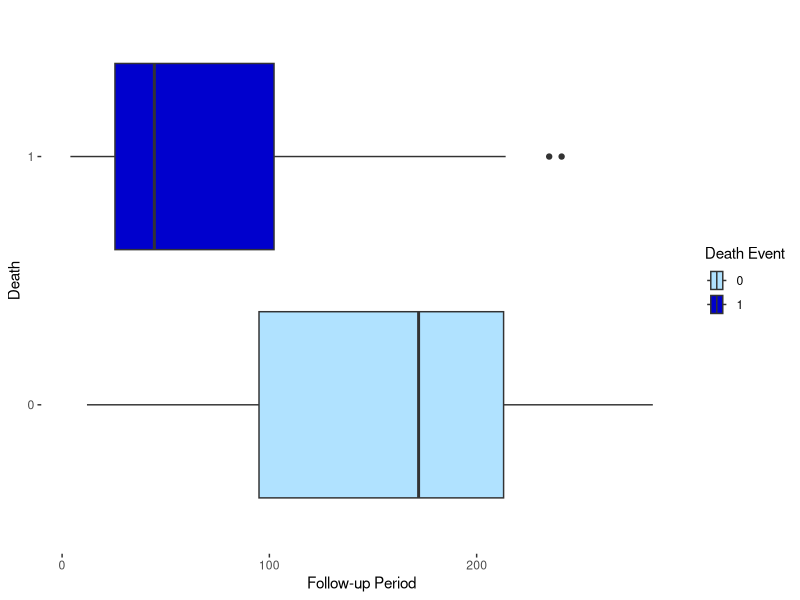
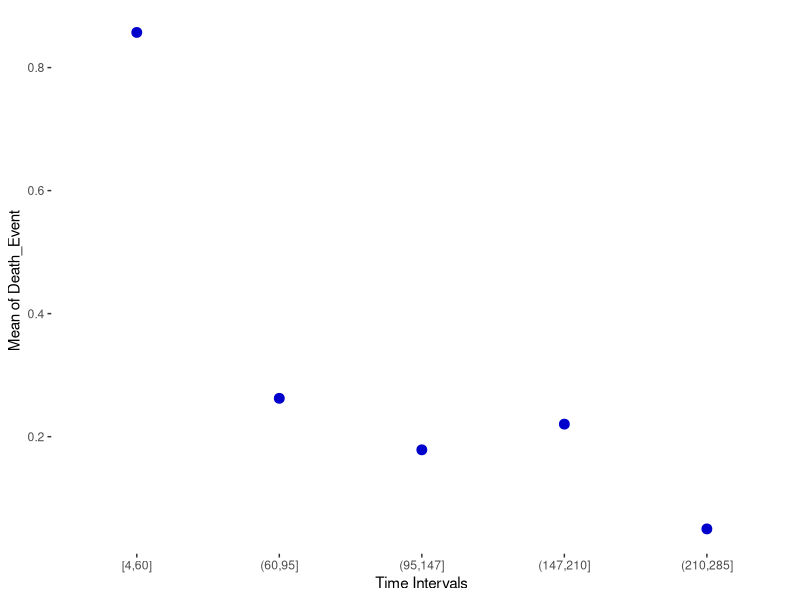
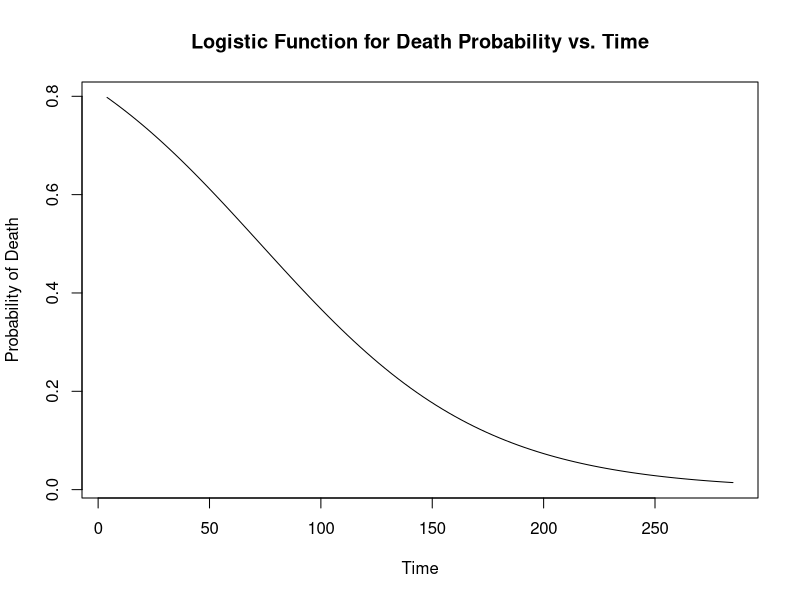
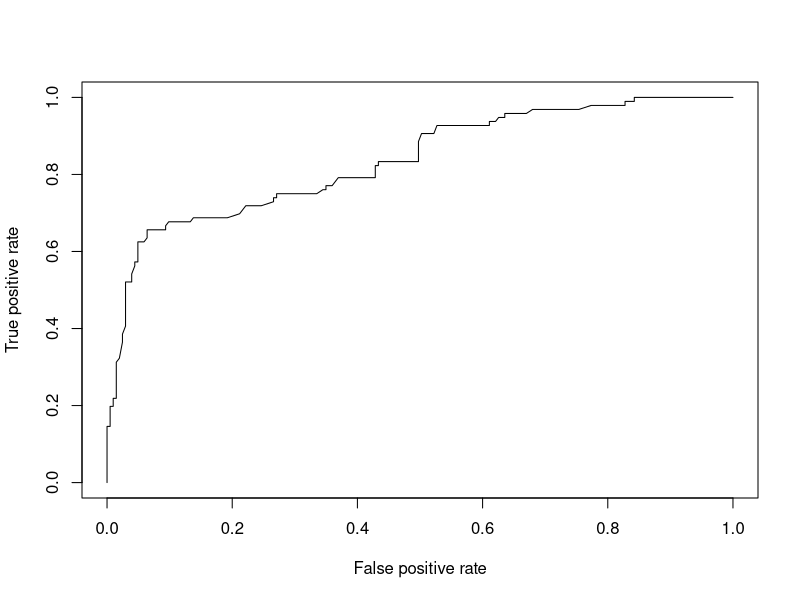
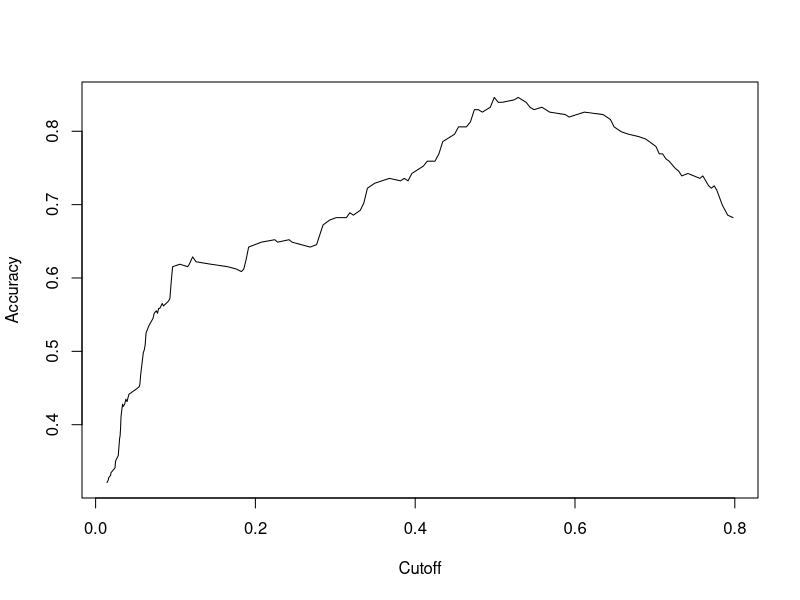
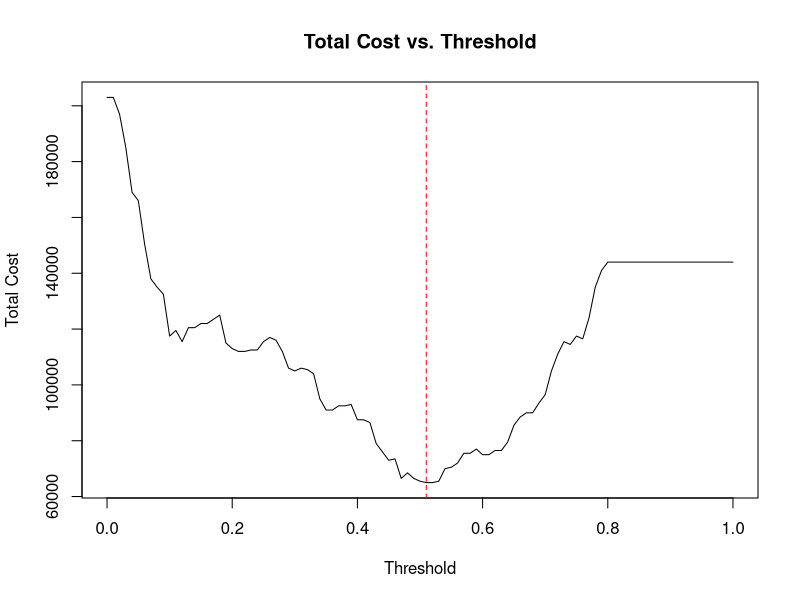

The R script that drew these images, in order:
# 3.1.
# Load necessary libraries
library(readxl)

# Load the data
heart_failure <- read_excel("Problem 3 - heart_failure_clinical_records_dataset.xlsx", col_names=TRUE)

# View the original column names
print(colnames(heart_failure))

# Change the column names
colnames(heart_failure) <- c("Age", "Anaemia", "Creatinine_Phosphokinase", "Diabetes", 
                             "Ejection_Fraction", "High_Blood_Pressure", "Platelets", 
                             "Serum_Creatinine", "Serum_Sodium", "Sex", "Smoking", 
                             "Time", "Death_Event")

# View the new column names
print(colnames(heart_failure))

head(heart_failure)


# Checking for missing values
missing_count <- sum(is.na(heart_failure))
missing_count

# Defining the categorical variables as factors
binary_variables <- c("Anaemia", "High_Blood_Pressure", "Diabetes", "Sex", "Smoking")
heart_failure[binary_variables] <- lapply(heart_failure[binary_variables], as.factor)

# Defining the continuous variables in the dataset
continuous_vars <- c("Age", "Creatinine_Phosphokinase", "Ejection_Fraction", "Platelets", "Serum_Creatinine", "Serum_Sodium", "Time")

# Function to determine significance (stars)
get_significance_stars <- function(p_value) {
    if (p_value < 0.001) {
      return("***")
    } else if (p_value < 0.01) {
      return("**")
    } else if (p_value < 0.05) {
      return("*")
    } else {
      return("")
    }
  }

# Initialize a data frame to store results
results <- data.frame(Variable = character(), Beta = numeric(), P_Value = numeric(), Significance = character(), R_squared = numeric(), stringsAsFactors = FALSE)

# Loop over each continuous variable to fit linear regression models
for (var in continuous_vars) {
  # Create the formula for the linear regression model
  formula <- as.formula(paste("Death_Event ~", var))
  
  # Fit the linear regression model
  model <- lm(formula, data = heart_failure)
  
  # Extract the summary of the model
  summary_model <- summary(model)
  
  # Extract the beta coefficient and p-value for the variable
  beta <- summary_model$coefficients[2, "Estimate"]
  p_value <- summary_model$coefficients[2, "Pr(>|t|)"]
  
  # R squared value for each model
  r_squared<-summary_model$r.squared
  
  # Determine significance stars
  significance <- get_significance_stars(p_value)
  
  # Append the results to the data frame
  results <- rbind(results, data.frame(Variable = var, Beta = beta, P_Value = p_value, Significance = significance, R_squared = r_squared, stringsAsFactors = FALSE))
}

# Display the results
print(results)
# The variable with significant p-values are Age, Ejection_Fraction, Serum_Creatinine, Serum_Sodium and Time.
# Since "Time" has the highest R_squared value, it is the best characteristic that describes the target variable "Death_Event".

# 3.2.
# Boxplot of Time
library(ggplot2)
ggplot(heart_failure, aes(x = Time, y = as.factor(Death_Event), fill = as.factor(Death_Event))) +
  geom_boxplot() +
  scale_fill_manual(values = c("0" = "#B0E2FF", "1" = "#0000CD")) +  labs(x = "Follow-up Period", y = "Death", fill = "Death Event")+
  theme(
    panel.background = element_rect(fill = "white"),
    plot.background = element_rect(fill = "white"),
    panel.grid.major = element_line(color = "white"),
    panel.grid.minor = element_line(color = "white"),
    legend.background = element_rect(fill = "white")
  )

# 3.3.
# To access the values in the Time variable
summary(heart_failure$Time)

# To see the percentage of values in each quartile
with(heart_failure, quantile(Time, probs = seq(0, 1, 0.2)))

# Spliting the time variable with the obtained values
breaks_time <- c(4, 60, 95, 147, 210, 285) # Cuts or breaks the variable Time

heart_failure$time_category <- with(heart_failure, cut(Time, breaks = breaks_time, include.lowest = T)) # Break the Time by categories between the values from breaks_time
summary(heart_failure$time_category)          

# Mean of Death_Event in each time interval bin
values_proportion <- with(heart_failure, tapply(Death_Event, time_category, mean)) # Proportion in each class
values_categories <- levels(heart_failure$time_category)

values <- data.frame(values_categories, values_proportion)
values$values_categories_ordered <- factor(values$values_categories, levels = values$values_categories)
ggplot(values, aes(x = values_categories_ordered, y = values_proportion)) +
  geom_point(size = 3, color = "#0000CD") +
  labs(x = "Time Intervals", y = "Mean of Death_Event") +
  theme(
    panel.background = element_rect(fill = "white"),
    plot.background = element_rect(fill = "white"),
    panel.grid.major = element_line(color = "white"),
    panel.grid.minor = element_line(color = "white"),
    legend.background = element_rect(fill = "white")
  )
# The point from the first time bin is the highest since more people die at the beginning of the follow-up days.
# However, as the days go by we see a decrease in the proportion of people dying. Thus, implying that people tend to live more as time goes by.

# 3.4.
# Automatically
logistic_function <- Death_Event ~ Time
logistic_model <- glm(logistic_function, binomial, heart_failure)
# A interceção representa o log das probabilidades quando todas as variáveis independentes são iguais a zero.
# Relativamente aos coeficientes, os parâmetros estimados do modelo de regressão logística mostram como as variáveis independentes e dependentes se relacionam entre si.
p_logistic2 <- fitted(logistic_model)
summary(logistic_model)

# Plot the Logistic Funtion
# Fit logistic regression model
logistic_model <- glm(Death_Event ~ Time, family = binomial, data = heart_failure)

# Get coefficients
beta_0 <- coef(logistic_model)[1]
beta_1 <- coef(logistic_model)[2]

# Define logistic function
logistic_function <- function(x) {
  p <- exp(beta_0 + beta_1 * x) / (1 + exp(beta_0 + beta_1 * x))
  return(p)
}

# Create sequence of x values for plotting
x_values <- seq(min(heart_failure$Time), max(heart_failure$Time), length.out = 100)

# Calculate corresponding y values using logistic function
y_values <- logistic_function(x_values)

# Plot logistic function
plot(x_values, y_values, type = "l", 
     xlab = "Time", ylab = "Probability of Death", 
     main = "Logistic Function for Death Probability vs. Time")

# 3.5.
# 3.5.1.
null_model <- glm(Death_Event ~ 1, binomial, heart_failure)
anova(null_model, logistic_model, test = "Chisq")
# H0: the null model is similar to the logistic model
# vs
# H1: the logistic model is better than the null model
# We reject H0, so the logistic model is better than the null model.

# 3.5.2.
library(ROCR)
prediction_model <- prediction(fitted(logistic_model, type = "response"), heart_failure$Death_Event)
# ROC (Receiver Operating Characteristic) Curve (x = TPR vs y = FPR) --> Tentar que esteja longe da linha reta (random classifier)
# Performance - FPR vs TPR - ROC Curve
performance_roc <- performance(prediction_model, x.measure = "fpr", measure = "tpr")
plot(performance_roc)
# From 0.6, we have a good discrimination and from 0.8, we have an excellent discrimination.

# AUC (Area Under the Curve)
performance_auc <- performance(prediction_model, "auc")
round(100*performance_auc@y.values[[1]])
# Com %
paste(round(100*performance_auc@y.values[[1]]),"%")

# Accuracy
performance_accuracy <- performance(prediction_model, "acc")
plot(performance_accuracy)

# 3.5.3.
# Define the costs
cost_fp <- 1000  # Cost of a False Positive
cost_fn <- 1500  # Cost of a False Negative

# Get the prediction probabilities from the logistic model
predicted_probs <- predict(logistic_model, type = "response")

# Create a sequence of threshold values
thresholds <- seq(0, 1, by = 0.01)

# Initialize a vector to store the total costs for each threshold
total_costs <- numeric(length(thresholds))

# Calculate the total cost for each threshold
for (i in seq_along(thresholds)) {
  threshold <- thresholds[i]
  predictions <- ifelse(predicted_probs > threshold, 1, 0)
  
  # Calculate false positives and false negatives
  fp <- sum(predictions == 1 & heart_failure$Death_Event == 0)
  fn <- sum(predictions == 0 & heart_failure$Death_Event == 1)
  
  # Calculate the total cost
  total_costs[i] <- fp * cost_fp + fn * cost_fn
}

# Find the threshold with the minimum cost
optimal_threshold_index <- which.min(total_costs)
optimal_threshold <- thresholds[optimal_threshold_index]
optimal_cost <- total_costs[optimal_threshold_index]

# Print the optimal threshold and the corresponding cost
cat("Optimal Threshold:", optimal_threshold, "\n")
cat("Minimum Cost:", optimal_cost, "\n")

# Plot the total cost against the thresholds
plot(thresholds, total_costs, type = "l", xlab = "Threshold", ylab = "Total Cost", main = "Total Cost vs. Threshold")
abline(v = optimal_threshold, col = "red", lty = 2)
